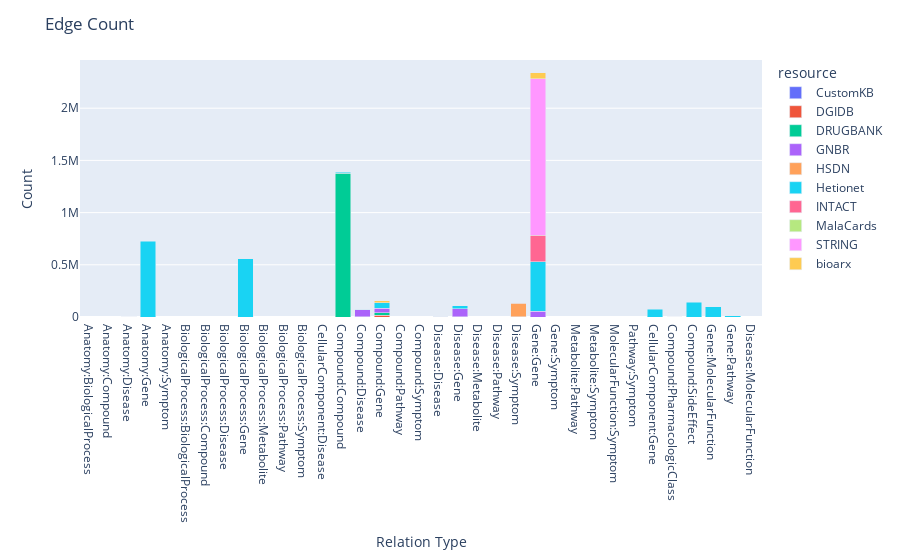

The notebook cell saved with this chart:
### Markdown cell above
### Chart 4: Number of relations for each relation type

### Code cell
chart4_data = edge_stat.groupby(["resource", "simple_relation_type"]).sum().reset_index()
fig4 = px.bar(
    chart4_data,
    x="simple_relation_type",
    y="relation_count",
    color="resource",
    barmode="stack",
)
fig4.update_layout(**gen_layout("Edge Count", "Relation Type", "Count", True))
fig4.show()

### Figure 1 — Plotly figure (JSON) as saved in the notebook; plotly's stock layout.template omitted (floating-point values rounded to 4 significant figures)
{"data": [{"alignmentgroup": "True", "hovertemplate": "resource=CustomKB<br>simple_relation_type=%{x}<br>relation_count=%{y}<extra></extra>", "legendgroup": "CustomKB", "marker": {"color": "#636efa", "pattern": {"shape": ""}}, "name": "CustomKB", "offsetgroup": "CustomKB", "orientation": "v", "showlegend": true, "textposition": "auto", "type": "bar", "x": ["Anatomy:BiologicalProcess", "Anatomy:Compound", "Anatomy:Disease", "Anatomy:Gene", "Anatomy:Symptom", "BiologicalProcess:BiologicalProcess", "BiologicalProcess:Compound", "BiologicalProcess:Disease", "BiologicalProcess:Gene", "BiologicalProcess:Metabolite", "BiologicalProcess:Pathway", "BiologicalProcess:Symptom", "CellularComponent:Disease", "Compound:Compound", "Compound:Disease", "Compound:Gene", "Compound:Pathway", "Compound:Symptom", "Disease:Disease", "Disease:Gene", "Disease:Metabolite", "Disease:Pathway", "Disease:Symptom", "Gene:Gene", "Gene:Symptom", "Metabolite:Pathway", "Metabolite:Symptom", "MolecularFunction:Symptom", "Pathway:Symptom"], "xaxis": "x", "y": [1, 1, 24, 1, 1, 2, 6, 35, 4, 2, 2, 6, 2, 4, 97, 30, 2, 1, 58, 162, 10, 14, 114, 3, 7, 3, 1, 1, 1], "yaxis": "y"}, {"alignmentgroup": "True", "hovertemplate": "resource=DGIDB<br>simple_relation_type=%{x}<br>relation_count=%{y}<extra></extra>", "legendgroup": "DGIDB", "marker": {"color": "#EF553B", "pattern": {"shape": ""}}, "name": "DGIDB", "offsetgroup": "DGIDB", "orientation": "v", "showlegend": true, "textposition": "auto", "type": "bar", "x": ["Compound:Gene"], "xaxis": "x", "y": [18827], "yaxis": "y"}, {"alignmentgroup": "True", "hovertemplate": "resource=DRUGBANK<br>simple_relation_type=%{x}<br>relation_count=%{y}<extra></extra>", "legendgroup": "DRUGBANK", "marker": {"color": "#00cc96", "pattern": {"shape": ""}}, "name": "DRUGBANK", "offsetgroup": "DRUGBANK", "orientation": "v", "showlegend": true, "textposition": "auto", "type": "bar", "x": ["Compound:Compound", "Compound:Disease", "Compound:Gene"], "xaxis": "x", "y": [1378429, 4474, 20038], "yaxis": "y"}, {"alignmentgroup": "True", "hovertemplate": "resource=GNBR<br>simple_relation_type=%{x}<br>relation_count=%{y}<extra></extra>", "legendgroup": "GNBR", "marker": {"color": "#ab63fa", "pattern": {"shape": ""}}, "name": "GNBR", "offsetgroup": "GNBR", "orientation": "v", "showlegend": true, "textposition": "auto", "type": "bar", "x": ["Compound:Disease", "Compound:Gene", "Disease:Gene", "Gene:Gene"], "xaxis": "x", "y": [66560, 46741, 81220, 55284], "yaxis": "y"}, {"alignmentgroup": "True", "hovertemplate": "resource=HSDN<br>simple_relation_type=%{x}<br>relation_count=%{y}<extra></extra>", "legendgroup": "HSDN", "marker": {"color": "#FFA15A", "pattern": {"shape": ""}}, "name": "HSDN", "offsetgroup": "HSDN", "orientation": "v", "showlegend": true, "textposition": "auto", "type": "bar", "x": ["Disease:Symptom"], "xaxis": "x", "y": [130857], "yaxis": "y"}, {"alignmentgroup": "True", "hovertemplate": "resource=Hetionet<br>simple_relation_type=%{x}<br>relation_count=%{y}<extra></extra>", "legendgroup": "Hetionet", "marker": {"color": "#19d3f3", "pattern": {"shape": ""}}, "name": "Hetionet", "offsetgroup": "Hetionet", "orientation": "v", "showlegend": true, "textposition": "auto", "type": "bar", "x": ["Anatomy:Disease", "Anatomy:Gene", "BiologicalProcess:Gene", "CellularComponent:Gene", "Compound:Compound", "Compound:Disease", "Compound:Gene", "Compound:PharmacologicClass", "Compound:SideEffect", "Disease:Disease", "Disease:Gene", "Disease:Symptom", "Gene:Gene", "Gene:MolecularFunction", "Gene:Pathway"], "xaxis": "x", "y": [3602, 726156, 559453, 73564, 6486, 1145, 51428, 1029, 138944, 543, 27936, 3357, 474415, 97208, 12572], "yaxis": "y"}, {"alignmentgroup": "True", "hovertemplate": "resource=INTACT<br>simple_relation_type=%{x}<br>relation_count=%{y}<extra></extra>", "legendgroup": "INTACT", "marker": {"color": "#FF6692", "pattern": {"shape": ""}}, "name": "INTACT", "offsetgroup": "INTACT", "orientation": "v", "showlegend": true, "textposition": "auto", "type": "bar", "x": ["Compound:Gene", "Gene:Gene"], "xaxis": "x", "y": [1290, 254297], "yaxis": "y"}, {"alignmentgroup": "True", "hovertemplate": "resource=MalaCards<br>simple_relation_type=%{x}<br>relation_count=%{y}<extra></extra>", "legendgroup": "MalaCards", "marker": {"color": "#B6E880", "pattern": {"shape": ""}}, "name": "MalaCards", "offsetgroup": "MalaCards", "orientation": "v", "showlegend": true, "textposition": "auto", "type": "bar", "x": ["BiologicalProcess:Disease", "CellularComponent:Disease", "Compound:Disease", "Disease:Disease", "Disease:Gene", "Disease:MolecularFunction", "Disease:Pathway"], "xaxis": "x", "y": [12, 2, 75, 44, 42, 4, 12], "yaxis": "y"}, {"alignmentgroup": "True", "hovertemplate": "resource=STRING<br>simple_relation_type=%{x}<br>relation_count=%{y}<extra></extra>", "legendgroup": "STRING", "marker": {"color": "#FF97FF", "pattern": {"shape": ""}}, "name": "STRING", "offsetgroup": "STRING", "orientation": "v", "showlegend": true, "textposition": "auto", "type": "bar", "x": ["Gene:Gene"], "xaxis": "x", "y": [1496684], "yaxis": "y"}, {"alignmentgroup": "True", "hovertemplate": "resource=bioarx<br>simple_relation_type=%{x}<br>relation_count=%{y}<extra></extra>", "legendgroup": "bioarx", "marker": {"color": "#FECB52", "pattern": {"shape": ""}}, "name": "bioarx", "offsetgroup": "bioarx", "orientation": "v", "showlegend": true, "textposition": "auto", "type": "bar", "x": ["Compound:Gene", "Gene:Gene"], "xaxis": "x", "y": [18955, 57932], "yaxis": "y"}], "layout": {"barmode": "stack", "legend": {"title": {"text": "resource"}, "tracegroupgap": 0}, "margin": {"t": 60}, "showlegend": true, "title": {"text": "Edge Count"}, "xaxis": {"anchor": "y", "domain": [0, 1], "title": {"text": "Relation Type"}}, "yaxis": {"anchor": "x", "domain": [0, 1], "title": {"text": "Count"}}}}
